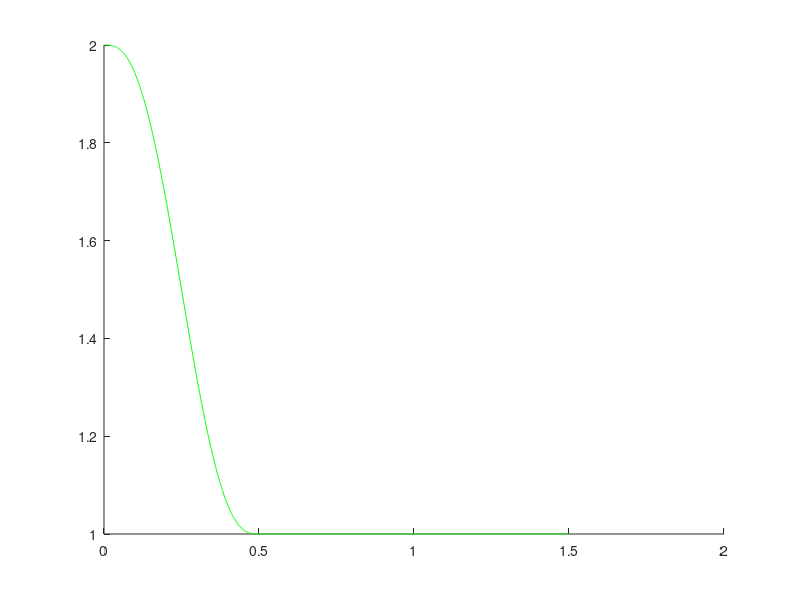

Write the MATLAB code that produced this figure. (Note: this script raises an error after producing the figure.)
clc
clear all

global M B

%% Constant K, prove tautology and other housekeeping
tspan=.5;
ta=(0:.001:tspan)/tspan;

xi=[1; 0];
xf=[0; 0];

xd=(xi*ones(size(ta))+(xf-xi)*(10*ta.^3-15*ta.^4+6*ta.^5))';
vd=((xf-xi)*(30*ta.^2-60*ta.^3+30*ta.^4)/tspan)';
ad=((xf-xi)*(60*ta-180*ta.^2+120*ta.^3)/(tspan^2))';
% tshort=0:.001:tspan;
% xd=([1; 0]*sin(tshort))';
% vd=([1; 0]*cos(tshort))';
% ad=([1; 0]*-sin(tshort))';

t=0:.001:1.5;
Xd=[[xd vd ad];zeros(length(t)-length(ta),6)];
Xd(:,1)=Xd(:,1)+1;
F=zeros(length(t),2);
F((t>.1)&(t<.2),:)=-10;
K=15*ones(length(t),2);

figure(1)
clf
hold on
plot(t,Xd(:,1),'g')

M=.41;
B=2.3;

Xh=forward(t,Xd,F,K);
plot(t,Xh(:,1),'k')

Xx=reverse(t,Xh,F,K);
plot(t,Xx(:,1),'r.')

arrow([t' Xh(:,1)],[t' Xh(:,1)]+.05*[0*t' F(:,1)],.6*[1 1 1],.2);

title('Proof of Tautology Being Intact')
xlabel('Time, Seconds')
ylabel('Displacement in X')
legend('Ground Truth Intention','Hand (Stiffness=15)','Intention (Stiffness=15)','Forces')

%% Sobol spanned, short-time extraction bursts

sParams=1;
nCandidates=5;
Kml=15;
Kspan=.2;

p=sobolset(sParams,'Skip',1e3,'Leap',1e2); %double wide is necessary, rest are generic values to deal with idealty
p=scramble(p,'MatousekAffineOwen'); %Same. Cleans up some issues quickly and quietly

candidateK=Kml+Kml*Kspan*(p(1:nCandidates,:)-.5); %Generate a sobol-distributed [0-1] set that theoretically spans the space very very well.

%You know you have some settling time, so figure out what it is.

figure(2)
clf
subplot(2,1,1)
hold on
plot(t,Xd(:,1),'g')

Xml=reverse(t,Xh,F,Kml+K*0);
plot(t,Xml(:,1),'r')

Xs=zeros(length(t),nCandidates);
Ys=zeros(length(t),nCandidates);
for k=1:nCandidates
    cand{k}=reverse(t,Xh,F,candidateK(k)+K*0);
    Xs(:,k)=cand{k}(:,1);
    Ys(:,k)=cand{k}(:,2);
    plot(t,Xs(:,k),'b')
end

regressX=[candidateK 1+0*candidateK]\Xs';
regressY=[candidateK 1+0*candidateK]\Ys';

P=eye(3);
w=zeros(3,2,length(t));
w(3,:,1)=Xh(1,1:2);

subplot(2,1,2)
hold on
for k=1:length(t)
    [w(:,:,k+1),P]=RLS([regressX(1,k);regressY(1,k);1],Xml(k,1:2)',w(:,:,k),P,.99);
    if ~mod(k,10)
    plot(t(k),w(1,1,k),'r.')
    plot(t(k),w(2,2,k),'b.')
    drawnow
    end
end

figure(3)
clf
hold on
plot(Xd(:,1),Xd(:,2),'g-')
plot(squeeze(w(3,1,:)),squeeze(w(3,2,:)),'b.')
axis equal

%% Break there

return

figure(2)
clf
subplot(2,1,1)
hold on
plot(t,Xd(:,1),'g')
%arrow([t' Xd(:,1)],[t' Xd(:,1)]+.05*[0*t' F(:,1)],.6*[1 1 1],.2);

Xh=forward(t,Xd,F,K);
plot(t,Xh(:,1),'k')

Klow=13;
Khigh=16;

XxL=reverse(t,Xh,F,Klow+0*K);
plot(t,XxL(:,1),'r')

XxH=reverse(t,Xh,F,Khigh+0*K);
plot(t,XxH(:,1),'r')
title('You can recover the twue intent by overestimation correction')
ylabel('Displacement in X')
xlim([0 1.5])
legend('Ground Truth Intention','Hand (Stiffness=15)','Extraction with overestimated stiffness (Stiffness=18)','Extraction with overestimated stiffness (Stiffness=19)')

subplot(2,1,2)
hold on
E=XxL(:,1)-XxH(:,1);
plot(t,E,'c')

plot(t,Xd(:,1),'g')
eps=E\XxL(:,1)
plot(t,XxL(:,1)-eps*E,'r')
legend('Difference of Overestimates','Ground Truth Intention','Corrected Extraction')
title(['Solved Stiffness Overestimation: Eps = ',num2str(-eps*(Khigh-Klow))])
xlabel('Time, Seconds')
ylabel('Displacement in X')


%% Time varying K

Ksmooth=40+5*sin(2*pi*t/.25+rand)'; %smooth(5+20*rand(length(t),1),30);
Xh=forward(t,Xd,F,[Ksmooth K(:,2)]);
Klow=9;
Kmid=12;
Khigh=12.1;

XxL=reverse(t,Xh,F,Klow+0*K);
XxM=reverse(t,Xh,F,Kmid+0*K);
XxH=reverse(t,Xh,F,Khigh+0*K);

E=XxH(:,1)-XxL(:,1);

span=2;
epslocal=zeros(length(t),1);
for k=1:length(t)
    inds=max(1,k-span):length(t);
    %Without zero mean, you lose the nuts for the trees
    %epslocal(k)=(E(inds)-mean(E(inds)))\(XxM(inds,1)-mean(XxM(inds,1)));
    temp=[E(inds) ones(length(inds),1)]\XxM(inds,1);
    epslocal(k)=temp(1);
end
%epslocal=(epslocal(:,1)*Khigh+epslocal(:,2)*Klow)./sum(epslocal,2)

realdot=dot(XxM(:,1),Xd(:,1)/norm(Xd(:,1)))
epsdot=dot(XxL(:,1),E)
epsglobal=E\XxM(:,1)

epsComp=(XxL(:,1)-mean(XxL(:,1)))\(E-mean(E))


figure(3)
clf
subplot(2,1,1)
hold on

plot(t,Xd(:,1),'g')
plot(t,Xh(:,1),'k')
plot(t,Ksmooth/10,'m')

plot(t,XxL(:,1),'ro','markersize',2)
plot(t,XxM(:,1),'rv','markersize',2)
plot(t,XxH(:,1),'r^','markersize',2)
plot(t,XxL(:,1)+epsComp*E,'color',[.8 .5 .2])
plot(t,XxL(:,1)+epslocal.*E,'color',[0 .2 .6])

title('You can recover the twue intent by overestimation correction')
ylabel('Displacement in X')
xlim([0 1.5])
legend('Ground Truth Intention','Hand (Stiffness=magenta)','Time-varying Stiffness/10',['Extraction with estimated stiffness (Stiffness=',num2str(Klow),')'],['Extraction with estimated stiffness (Stiffness=',num2str(Kmid),')'],['Extraction with estimated stiffness (Stiffness=',num2str(Khigh),')'],'Constant Corrected Stiffness','Locally Corrected Stiffness')

subplot(2,1,2)
hold on

%plot(t,epsglobal+0*t,'color',[.8 .5 .2])
%plot(t,epslocal,'color',[0 .2 .6])
plot(t,Xd(:,1)-Xh(:,1),'g')
plot(t,10*(XxH(:,1)-XxM(:,1)),'r')

%plot(t,epslocal(:,1),'b')
%plot(t,(XxM(:,1)-Xd(:,1)),'color',[.7 .4 .4])
%legend('Difference of Estimates','Ground Truth Intention','Constant-Corrected Extraction','Time-varying Stiffness Estimate Extraction')
title(['Solved Stiffness Overestimation: Eps = ',num2str(epsglobal*(Khigh-Klow))])
xlabel('Time, Seconds')
ylabel('Computed scale')

figure(4)
clf
hold on
%plot(t,epsdot*E,'k')
%plot(t,(XxM(:,1)-Xd(:,1)),'color',[.7 .4 .4])
plot(t,0*t,'g')
plot(t,Xh(:,1)-Xd(:,1),'k')
plot(t,XxL(:,1)-Xd(:,1),'ro','markersize',2)
plot(t,XxM(:,1)-Xd(:,1),'rv','markersize',2)
plot(t,XxH(:,1)-Xd(:,1),'r^','markersize',2)
plot(t,XxH(:,1)-XxL(:,1),'c')
plot(t,XxL(:,1)+epsComp*E-Xd(:,1),'r')
plot(t,XxM(:,1)-epslocal.*E-Xd(:,1),'color',[0 .2 .6])

eh=XxL(:,1)-Xh(:,1);
he=E\eh

%plot(t,XxL(:,1)+he*E-Xd(:,1),'color',[.5 .1 .8])


legend({'Zero Error';
    'Hand Error';
    ['Extraction Error (Stiffness=',num2str(Klow),')'];
    ['Extraction Error (Stiffness=',num2str(Kmid),')'];
    ['Extraction Error (Stiffness=',num2str(Khigh),')'];
    'Unscaled Error Estimate';
    'Correction with Linear Regression';
    ['Correction with Local Linear Regression, Span = ',num2str(span)]})
xlabel('Time, sec')
ylabel('Error, X')
